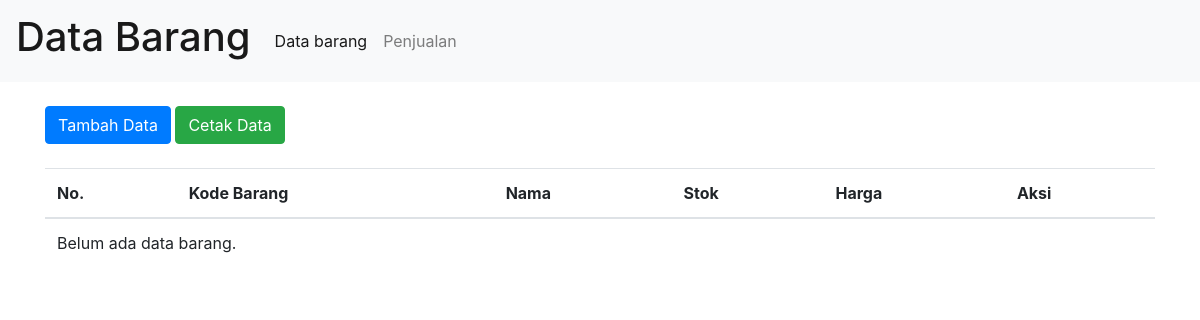
The app's page /toko_komputer/index.php, older data.
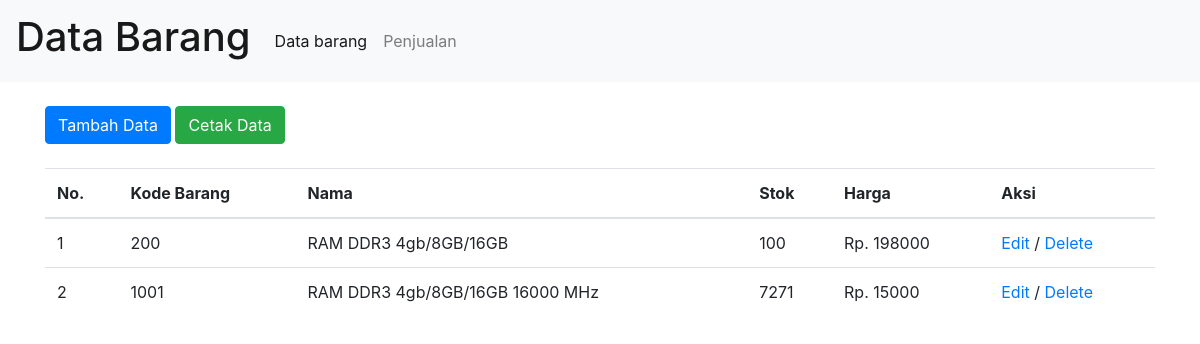
The same page, newer data.
### tables this page shows
CREATE TABLE `data_barang` (
  `kode_barang` int(11) NOT NULL,
  `nama` text NOT NULL,
  `stok` int(11) NOT NULL,
  `harga` int(11) NOT NULL
);

### toko_komputer/connection.php (called while the page is built)
<?php
class Connection
{
public function get_connection()
{
$host = "localhost";
$database = "mahasiswa";
$username = "root";
$password = "";
$connect = new mysqli($host, $username, $password, $database); return $connect;
}
}

### toko_komputer/model.php (called while the page is built, shortened)
<?php
include 'connection.php';
class Model extends Connection
{
public function __construct()
{
    $this->conn = $this->get_connection();
}
public function tampil_data()
{
$sql = "SELECT * FROM data_barang";
$bind = $this->conn->query($sql);
    while ($obj = $bind->fetch_object()) {
    $baris[] = $obj;
    }
    if (!empty($baris)) { return $baris;
    }
    }
    }

### toko_komputer/index.php (the view, shortened to what this page needs)
<?php
include 'model.php';
$model = new Model();
$index = 1;
?>
<!doctype html>
<html lang="en">
<head>
<link rel="stylesheet" href="https://cdn.jsdelivr.net/npm/bootstrap@4.0.0/dist/css/bootstrap.min.css">
</head>
<body>
<nav class="navbar navbar-expand-lg navbar-light bg-light">
  <a class="navbar-brand" href="#">
<h1>Data Barang</h1></a>
  <div class="collapse navbar-collapse" id="navbarSupportedContent">
    <ul class="navbar-nav mr-auto">
      <li class="nav-item active">
        <a class="nav-link" href="#">Data barang <span class="sr-only">(current)</span></a>
      </li>
      <li class="nav-item">
        <a class="nav-link" href="./penjualan">Penjualan</a>
      </li>
    </ul>
  </div>
</nav>
<div class="container">
    <br>
<a href="#" class="btn btn-primary" data-toggle="modal" data-target="#exampleModal">Tambah Data</a>
<a href="print.php" class="btn btn-success" target="_blank">Cetak Data</a>
<br>
<br>
<table class="table">
<thead>
<tr>
<th>No.</th>
<th>Kode Barang</th>
<th>Nama</th>
<th>Stok</th>
<th>Harga</th>
<th>Aksi</th>
</tr>
</thead>
<tbody>
<?php
$result = $model->tampil_data(); if (!empty($result)) {
foreach ($result as $data) : ?>
<tr>
<td><?= $index++ ?></td>
<td><?= $data->kode_barang ?></td>
<td><?= $data->nama ?></td>
<td><?= $data->stok ?></td>
<td>Rp. <?= $data->harga ?></td>
<td>
<a name="edit" id="edit" href="edit.php?kode_barang=<?= $data->kode_barang ?>">Edit</a> /
<a name="hapus" id="hapus" href="proses.php?kode_barang=<?= $data->kode_barang ?>">Delete</a>
</td>
</tr>
<?php endforeach;
} else { ?>
<tr>
<td colspan="9">Belum ada data barang.</td>
</tr>
<?php } ?>
</tbody>
</table>
</div>
  </body>
</html>

Row changes from the older to the newer data that the page shows:
added data_barang: kode_barang "200", nama "RAM DDR3 4gb/8GB/16GB", stok "100", harga "198000"
added data_barang: kode_barang "1001", nama "RAM DDR3 4gb/8GB/16GB 16000 MHz", stok "7271", harga "15000"
Text that changed along with them:
text no longer shown: "Belum ada data barang."
